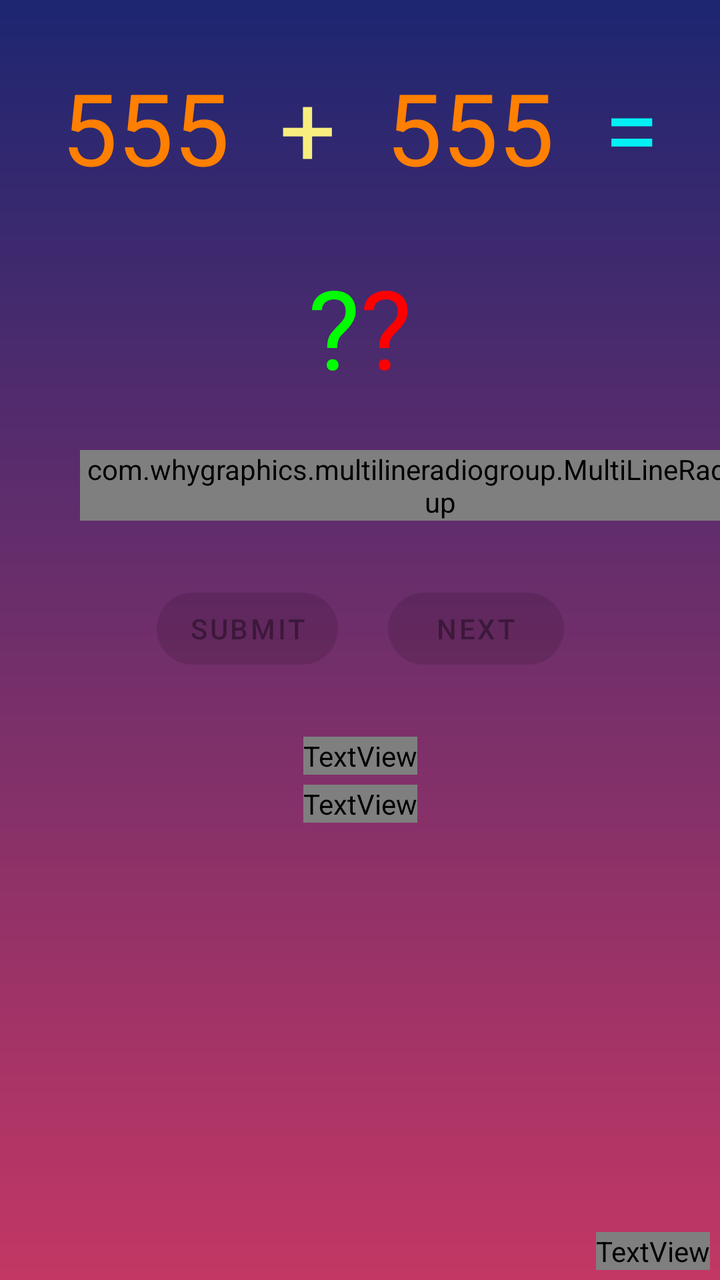
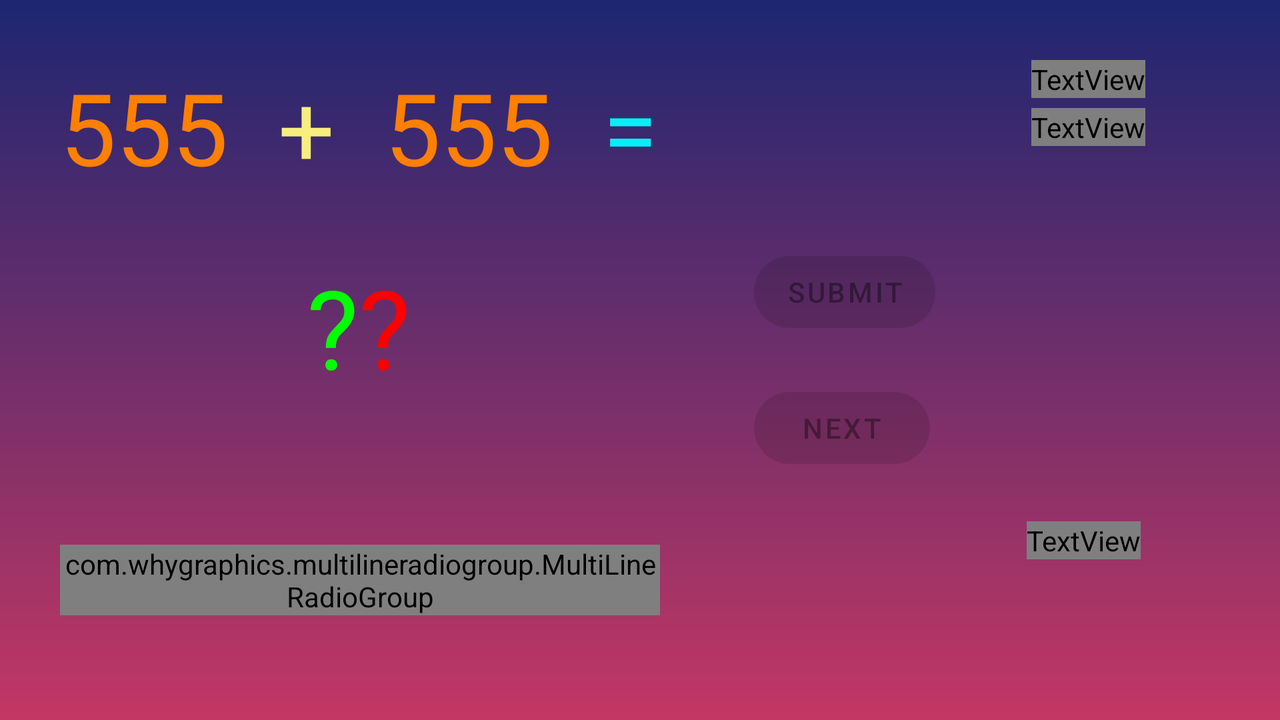

An Android layout and its configuration variant, each rendered on a device that would load it. The default file and the variant file are quoted in full after the pictures.
<!-- AndroidManifest.xml: application theme Theme.Mathmanica -->
<!-- res/layout/activity_streak.xml -->
<?xml version="1.0" encoding="utf-8"?>
<androidx.constraintlayout.widget.ConstraintLayout xmlns:android="http://schemas.android.com/apk/res/android"
    xmlns:app="http://schemas.android.com/apk/res-auto"
    xmlns:multi_line_radio_group="http://schemas.android.com/apk/res-auto"
    xmlns:tools="http://schemas.android.com/tools"
    android:id="@+id/streakLayout"
    android:layout_width="match_parent"
    android:layout_height="match_parent"
    tools:context=".StreakActivity">

    <RelativeLayout
        android:id="@+id/streakRelativeLayout"
        android:layout_width="wrap_content"
        android:layout_height="wrap_content"
        android:layout_marginTop="30dp"
        app:layout_constraintEnd_toEndOf="parent"
        app:layout_constraintStart_toStartOf="parent"
        app:layout_constraintTop_toTopOf="parent">

        <TextView
            android:id="@+id/streakFirstNumTxt"
            android:layout_width="wrap_content"
            android:layout_height="wrap_content"
            android:text="@string/default_number"
            android:textColor="#ff7f00"
            android:textSize="50sp" />

        <TextView
            android:id="@+id/streakSecondNumTxt"
            android:layout_width="wrap_content"
            android:layout_height="wrap_content"
            android:layout_marginStart="25dp"
            android:layout_toEndOf="@+id/streakOperationTxt"
            android:text="@string/default_number"
            android:textColor="#ff7f00"
            android:textSize="50sp" />

        <TextView
            android:id="@+id/streakOperationTxt"
            android:layout_width="wrap_content"
            android:layout_height="wrap_content"
            android:layout_marginStart="25dp"
            android:layout_toEndOf="@+id/streakFirstNumTxt"
            android:text="@string/addition"
            android:textColor="@color/yellow_caryola"
            android:textSize="50sp" />

        <TextView
            android:id="@+id/streakEqualSignTxt"
            android:layout_width="wrap_content"
            android:layout_height="wrap_content"
            android:layout_marginStart="25dp"
            android:layout_toEndOf="@+id/streakSecondNumTxt"
            android:text="@string/equal"
            android:textColor="#ee00ffff"
            android:textSize="50sp" />
    </RelativeLayout>

    <RelativeLayout
        android:id="@+id/streakQuestionMarkRelativeLayout"
        android:layout_width="wrap_content"
        android:layout_height="wrap_content"
        android:layout_marginTop="30dp"
        app:layout_constraintEnd_toEndOf="@+id/streakRelativeLayout"
        app:layout_constraintStart_toStartOf="@+id/streakRelativeLayout"
        app:layout_constraintTop_toBottomOf="@+id/streakRelativeLayout">

        <TextView
            android:id="@+id/streakQuestionMarkTxt"
            android:layout_width="wrap_content"
            android:layout_height="wrap_content"
            android:text="@string/question_mark"
            android:textColor="@color/green"
            android:textSize="55sp" />

        <TextView
            android:id="@+id/streakQuestionMark_2Txt"
            android:layout_width="wrap_content"
            android:layout_height="wrap_content"
            android:layout_toEndOf="@+id/streakQuestionMarkTxt"
            android:text="@string/question_mark"
            android:textColor="@color/red"
            android:textSize="55sp" />
    </RelativeLayout>

    <com.whygraphics.multilineradiogroup.MultiLineRadioGroup
        android:id="@+id/streakChoicesRadioGroup"
        android:layout_width="wrap_content"
        android:layout_height="wrap_content"
        android:layout_marginStart="40dp"
        android:layout_marginTop="25dp"
        app:layout_constraintStart_toStartOf="parent"
        app:layout_constraintTop_toBottomOf="@+id/streakQuestionMarkRelativeLayout"
        multi_line_radio_group:max_in_row="2">

        <RadioButton
            android:id="@+id/streakFirstChoiceRadioBtn"
            android:layout_width="wrap_content"
            android:layout_height="wrap_content"
            android:layout_marginTop="25dp"
            android:text="@string/first_choice"
            android:textColor="@color/white_shaded"
            android:textSize="25sp" />

        <RadioButton
            android:id="@+id/streakSecondChoiceRadioBtn"
            android:layout_width="wrap_content"
            android:layout_height="wrap_content"
            android:layout_marginTop="25dp"
            android:text="@string/second_choice"
            android:textColor="@color/white_shaded"
            android:textSize="25sp" />

        <RadioButton
            android:id="@+id/streakThirdChoiceRadioBtn"
            android:layout_width="wrap_content"
            android:layout_height="wrap_content"
            android:layout_marginTop="25dp"
            android:text="@string/third_choice"
            android:textColor="@color/white_shaded"
            android:textSize="25sp" />

        <RadioButton
            android:id="@+id/streakFourthChoiceRadioBtn"
            android:layout_width="wrap_content"
            android:layout_height="wrap_content"
            android:layout_marginTop="25dp"
            android:text="@string/fourth_choice"
            android:textColor="@color/white_shaded"
            android:textSize="25sp" />

    </com.whygraphics.multilineradiogroup.MultiLineRadioGroup>


    <TextView
        android:id="@+id/streakScoreTitleTxt"
        android:layout_width="wrap_content"
        android:layout_height="wrap_content"
        android:layout_marginTop="30dp"
        android:fontFamily="@font/knewave"
        android:text="@string/your_streak"
        android:textAllCaps="true"
        android:textColor="#DCF763"
        android:textSize="30sp"
        app:layout_constraintEnd_toEndOf="parent"
        app:layout_constraintStart_toStartOf="parent"
        app:layout_constraintTop_toBottomOf="@+id/streakBtnsLayout" />

    <TextView
        android:id="@+id/streakNumTxt"
        android:layout_width="wrap_content"
        android:layout_height="wrap_content"
        android:layout_marginTop="5dp"
        android:fontFamily="@font/knewave"
        android:text="@string/default_number_x2"
        android:textSize="75sp"
        app:layout_constraintEnd_toEndOf="@+id/streakScoreTitleTxt"
        app:layout_constraintStart_toStartOf="@+id/streakScoreTitleTxt"
        app:layout_constraintTop_toBottomOf="@+id/streakScoreTitleTxt" />

    <TextView
        android:id="@+id/streakDifficultyModeTxt"
        android:layout_width="wrap_content"
        android:layout_height="wrap_content"
        android:layout_marginEnd="5dp"
        android:layout_marginBottom="5dp"
        android:fontFamily="@font/aclonica"
        android:text="@string/streak_mode"
        android:textColor="@color/yellow_caryola"
        android:textSize="18sp"
        app:layout_constraintBottom_toBottomOf="parent"
        app:layout_constraintEnd_toEndOf="parent" />

    <RelativeLayout
        android:id="@+id/streakBtnsLayout"
        android:layout_width="wrap_content"
        android:layout_height="wrap_content"
        android:layout_marginTop="30dp"
        android:animateLayoutChanges="true"
        app:layout_constraintEnd_toEndOf="parent"
        app:layout_constraintStart_toStartOf="parent"
        app:layout_constraintTop_toBottomOf="@+id/streakChoicesRadioGroup">

        <com.google.android.material.button.MaterialButton
            android:id="@+id/streakSubmitBtn"
            android:layout_width="wrap_content"
            android:layout_height="wrap_content"
            android:enabled="false"
            android:text="@string/submit"
            app:cornerRadius="30dp" />

        <com.google.android.material.button.MaterialButton
            android:id="@+id/streakNextBtn"
            android:layout_width="wrap_content"
            android:layout_height="wrap_content"
            android:layout_marginStart="25dp"
            android:layout_toEndOf="@id/streakSubmitBtn"
            android:enabled="false"
            android:text="@string/next"
            app:cornerRadius="30dp" />

        <com.google.android.material.button.MaterialButton
            android:id="@+id/streakRetryBtn"
            android:layout_width="wrap_content"
            android:layout_height="wrap_content"
            android:layout_marginStart="25dp"
            android:layout_toEndOf="@id/streakNextBtn"
            android:enabled="false"
            android:text="@string/retry"
            android:visibility="gone"
            app:cornerRadius="30dp" />
    </RelativeLayout>

    <TextView
        android:id="@+id/bonusStreakTxt"
        android:layout_width="wrap_content"
        android:layout_height="wrap_content"
        android:text="@string/add_1"
        android:textColor="@color/green"
        android:visibility="invisible"
        app:layout_constraintStart_toEndOf="@+id/streakNumTxt"
        app:layout_constraintTop_toTopOf="@+id/streakNumTxt" />

</androidx.constraintlayout.widget.ConstraintLayout>
<!-- resources referenced by this layout -->
<resources>
  <color name="green">#00FF00</color>
  <color name="red">#ff0000</color>
  <color name="white_shaded">#eeffffff</color>
  <color name="yellow_caryola">#F7EE7F</color>
  <string name="add_1">+1</string>
  <string name="addition">+</string>
  <string name="default_number">555</string>
  <string name="default_number_x2">5555</string>
  <string name="equal">=</string>
  <string name="first_choice">A) 555</string>
  <string name="fourth_choice">D) 555</string>
  <string name="next">Next</string>
  <string name="question_mark">\?</string>
  <string name="retry">Retry</string>
  <string name="second_choice">B) 555</string>
  <string name="streak_mode">Streak Mode</string>
  <string name="submit">Submit</string>
  <string name="third_choice">C) 555</string>
  <string name="your_streak">Your Streak</string>
  <style name="Theme.Mathmanica" parent="Theme.MaterialComponents.DayNight.DarkActionBar">
          
          <item name="colorPrimary">@color/purple_500</item>
          <item name="colorPrimaryVariant">@color/purple_700</item>
          <item name="colorOnPrimary">@color/white</item>
          
          <item name="colorSecondary">@color/teal_200</item>
          <item name="colorSecondaryVariant">@color/teal_700</item>
          <item name="colorOnSecondary">@color/black</item>
          
          <item name="android:statusBarColor">?attr/colorPrimaryVariant</item>
          
          <item name="android:windowBackground">@drawable/main_background</item>
          <item name="android:windowAnimationStyle">@style/CustomAnimation</item>
      </style>
  <color name="purple_500">#FF6200EE</color>
  <color name="purple_700">#FF3700B3</color>
  <color name="white">#FFFFFFFF</color>
  <color name="teal_200">#FF03DAC5</color>
  <color name="teal_700">#FF018786</color>
  <color name="black">#FF000000</color>
  <!-- drawable main_background (drawable) -->
  <?xml version="1.0" encoding="utf-8"?>
  <shape xmlns:android="http://schemas.android.com/apk/res/android">
  
      <gradient
          android:type="linear"
          android:angle="90"
          android:startColor="@color/bg_red"
          android:endColor="@color/bg_blue" />
  
  </shape>
  <style name="CustomAnimation">
          <item name="android:activityOpenEnterAnimation">@anim/slide_in</item>
          <item name="android:activityOpenExitAnimation">@anim/slide_out</item>
          <item name="android:activityCloseEnterAnimation">@anim/slide_out</item>
          <item name="android:activityCloseExitAnimation">@anim/slide_in</item>
      </style>
  <color name="bg_red">#C33764</color>
  <color name="bg_blue">#1D2671</color>
</resources>
<!-- res/layout-land/activity_streak.xml (the author's variant of the layout above) -->
<!-- drawn on the phone turned sideways -->
<?xml version="1.0" encoding="utf-8"?>
<androidx.constraintlayout.widget.ConstraintLayout xmlns:android="http://schemas.android.com/apk/res/android"
    xmlns:app="http://schemas.android.com/apk/res-auto"
    xmlns:multi_line_radio_group="http://schemas.android.com/apk/res-auto"
    xmlns:tools="http://schemas.android.com/tools"
    android:id="@+id/streakLayout"
    android:layout_width="match_parent"
    android:layout_height="match_parent"
    tools:context=".StreakActivity">

    <RelativeLayout
        android:id="@+id/streakRelativeLayout"
        android:layout_width="wrap_content"
        android:layout_height="wrap_content"
        android:layout_marginStart="30dp"
        android:layout_marginTop="30dp"
        app:layout_constraintStart_toStartOf="parent"
        app:layout_constraintTop_toTopOf="parent">

        <TextView
            android:id="@+id/streakFirstNumTxt"
            android:layout_width="wrap_content"
            android:layout_height="wrap_content"
            android:text="@string/default_number"
            android:textColor="#ff7f00"
            android:textSize="50sp" />

        <TextView
            android:id="@+id/streakSecondNumTxt"
            android:layout_width="wrap_content"
            android:layout_height="wrap_content"
            android:layout_marginStart="25dp"
            android:layout_toEndOf="@+id/streakOperationTxt"
            android:text="@string/default_number"
            android:textColor="#ff7f00"
            android:textSize="50sp" />

        <TextView
            android:id="@+id/streakOperationTxt"
            android:layout_width="wrap_content"
            android:layout_height="wrap_content"
            android:layout_marginStart="25dp"
            android:layout_toEndOf="@+id/streakFirstNumTxt"
            android:text="@string/addition"
            android:textColor="@color/yellow_caryola"
            android:textSize="50sp" />

        <TextView
            android:id="@+id/streakEqualSignTxt"
            android:layout_width="wrap_content"
            android:layout_height="wrap_content"
            android:layout_marginStart="25dp"
            android:layout_toEndOf="@+id/streakSecondNumTxt"
            android:text="@string/equal"
            android:textColor="#ee00ffff"
            android:textSize="50sp" />
    </RelativeLayout>

    <RelativeLayout
        android:id="@+id/streakQuestionMarkRelativeLayout"
        android:layout_width="wrap_content"
        android:layout_height="wrap_content"
        android:layout_marginTop="30dp"
        app:layout_constraintEnd_toEndOf="@+id/streakRelativeLayout"
        app:layout_constraintStart_toStartOf="@+id/streakRelativeLayout"
        app:layout_constraintTop_toBottomOf="@+id/streakRelativeLayout">

        <TextView
            android:id="@+id/streakQuestionMarkTxt"
            android:layout_width="wrap_content"
            android:layout_height="wrap_content"
            android:text="@string/question_mark"
            android:textColor="@color/green"
            android:textSize="55sp" />

        <TextView
            android:id="@+id/streakQuestionMark_2Txt"
            android:layout_width="wrap_content"
            android:layout_height="wrap_content"
            android:layout_toEndOf="@+id/streakQuestionMarkTxt"
            android:text="@string/question_mark"
            android:textColor="@color/red"
            android:textSize="55sp" />
    </RelativeLayout>

    <com.whygraphics.multilineradiogroup.MultiLineRadioGroup
        android:id="@+id/streakChoicesRadioGroup"
        android:layout_width="300dp"
        android:layout_height="wrap_content"
        android:layout_marginTop="20dp"
        app:layout_constraintBottom_toBottomOf="parent"
        app:layout_constraintStart_toStartOf="@id/streakRelativeLayout"
        app:layout_constraintTop_toBottomOf="@+id/streakQuestionMarkRelativeLayout"
        multi_line_radio_group:max_in_row="2">

        <RadioButton
            android:id="@+id/streakFirstChoiceRadioBtn"
            android:layout_width="wrap_content"
            android:layout_height="wrap_content"
            android:layout_marginTop="25dp"
            android:text="@string/first_choice"
            android:textColor="@color/white_shaded"
            android:textSize="25sp" />

        <RadioButton
            android:id="@+id/streakSecondChoiceRadioBtn"
            android:layout_width="wrap_content"
            android:layout_height="wrap_content"
            android:layout_marginTop="25dp"
            android:text="@string/second_choice"
            android:textColor="@color/white_shaded"
            android:textSize="25sp" />

        <RadioButton
            android:id="@+id/streakThirdChoiceRadioBtn"
            android:layout_width="wrap_content"
            android:layout_height="wrap_content"
            android:layout_marginTop="25dp"
            android:text="@string/third_choice"
            android:textColor="@color/white_shaded"
            android:textSize="25sp" />

        <RadioButton
            android:id="@+id/streakFourthChoiceRadioBtn"
            android:layout_width="wrap_content"
            android:layout_height="wrap_content"
            android:layout_marginTop="25dp"
            android:text="@string/fourth_choice"
            android:textColor="@color/white_shaded"
            android:textSize="25sp" />

    </com.whygraphics.multilineradiogroup.MultiLineRadioGroup>


    <TextView
        android:id="@+id/streakScoreTitleTxt"
        android:layout_width="wrap_content"
        android:layout_height="wrap_content"
        android:layout_marginTop="30dp"
        android:fontFamily="@font/knewave"
        android:text="@string/your_streak"
        android:textAllCaps="true"
        android:textColor="#DCF763"
        android:textSize="30sp"
        app:layout_constraintEnd_toEndOf="parent"
        app:layout_constraintStart_toStartOf="@id/guideline14"
        app:layout_constraintTop_toTopOf="parent" />

    <TextView
        android:id="@+id/streakNumTxt"
        android:layout_width="wrap_content"
        android:layout_height="wrap_content"
        android:layout_marginTop="5dp"
        android:fontFamily="@font/knewave"
        android:text="@string/default_number_x2"
        android:textSize="75sp"
        app:layout_constraintEnd_toEndOf="@+id/streakScoreTitleTxt"
        app:layout_constraintStart_toStartOf="@+id/streakScoreTitleTxt"
        app:layout_constraintTop_toBottomOf="@+id/streakScoreTitleTxt" />


    <RelativeLayout
        android:id="@+id/streakBtnsLayout"
        android:layout_width="wrap_content"
        android:layout_height="wrap_content"
        android:animateLayoutChanges="true"
        app:layout_constraintBottom_toBottomOf="parent"
        app:layout_constraintEnd_toStartOf="@id/streakNumTxt"
        app:layout_constraintStart_toEndOf="@id/streakRelativeLayout"
        app:layout_constraintTop_toTopOf="parent">

        <com.google.android.material.button.MaterialButton
            android:id="@+id/streakSubmitBtn"
            android:layout_width="wrap_content"
            android:layout_height="wrap_content"
            android:enabled="false"
            android:text="@string/submit"
            app:cornerRadius="30dp" />

        <com.google.android.material.button.MaterialButton
            android:id="@+id/streakNextBtn"
            android:layout_width="wrap_content"
            android:layout_height="wrap_content"
            android:layout_below="@id/streakSubmitBtn"
            android:layout_marginTop="20dp"
            android:enabled="false"
            android:text="@string/next"
            app:cornerRadius="30dp" />

        <com.google.android.material.button.MaterialButton
            android:id="@+id/streakRetryBtn"
            android:layout_width="wrap_content"
            android:layout_height="wrap_content"
            android:layout_marginStart="25dp"
            android:layout_toEndOf="@id/streakNextBtn"
            android:enabled="false"
            android:text="@string/retry"
            android:visibility="gone"
            app:cornerRadius="30dp" />
    </RelativeLayout>

    <TextView
        android:id="@+id/streakDifficultyModeTxt"
        android:layout_width="wrap_content"
        android:layout_height="wrap_content"
        android:layout_marginEnd="5dp"
        android:fontFamily="@font/aclonica"
        android:text="@string/streak_mode"
        android:textColor="@color/yellow_caryola"
        android:textSize="25sp"
        app:layout_constraintBottom_toBottomOf="parent"
        app:layout_constraintEnd_toEndOf="@id/streakNumTxt"
        app:layout_constraintStart_toStartOf="@id/streakNumTxt"
        app:layout_constraintTop_toTopOf="@+id/guideline16" />

    <TextView
        android:id="@+id/bonusStreakTxt"
        android:layout_width="wrap_content"
        android:layout_height="wrap_content"
        android:text="@string/add_1"
        android:textColor="@color/green"
        android:visibility="invisible"
        app:layout_constraintStart_toEndOf="@+id/streakNumTxt"
        app:layout_constraintTop_toTopOf="@+id/streakNumTxt" />

    <androidx.constraintlayout.widget.Guideline
        android:id="@+id/guideline14"
        android:layout_width="wrap_content"
        android:layout_height="wrap_content"
        android:orientation="vertical"
        app:layout_constraintGuide_begin="448dp" />

    <androidx.constraintlayout.widget.Guideline
        android:id="@+id/guideline16"
        android:layout_width="wrap_content"
        android:layout_height="wrap_content"
        android:orientation="horizontal"
        app:layout_constraintGuide_percent="0.5" />

</androidx.constraintlayout.widget.ConstraintLayout>
